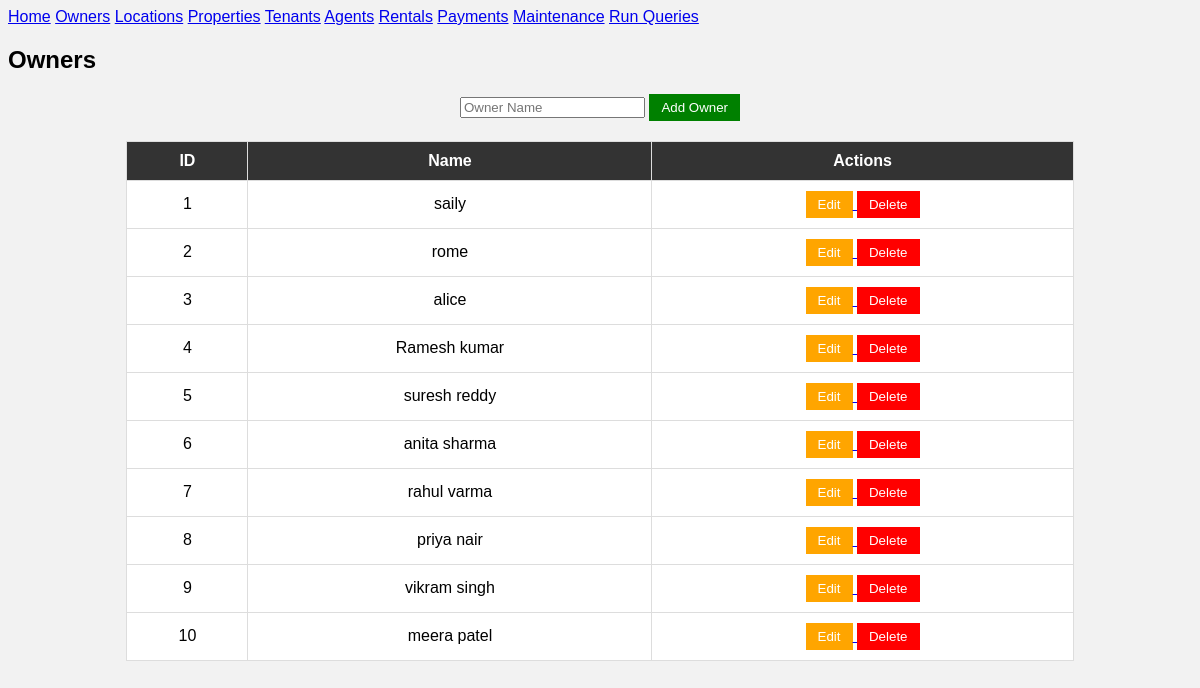
/owners, run on the app's committed database.
### tables this page shows
CREATE TABLE owners(id INTEGER PRIMARY KEY AUTOINCREMENT, name TEXT);

### app.py (the view)
@app.route("/owners", methods=["GET","POST"])
def owners():
    conn = get_db()
    cur = conn.cursor()
    if request.method == "POST":
        name = request.form["name"]
        cur.execute("INSERT INTO owners(name) VALUES(?)",(name,))
        conn.commit()
    cur.execute("SELECT * FROM owners")
    owners = cur.fetchall()
    conn.close()
    return render_template("owners.html", owners=owners)

### app.py (called while the page is built)
def get_db():
    conn = sqlite3.connect("realestate.db")
    conn.row_factory = sqlite3.Row
    return conn

### templates/owners.html (shortened to what this page needs)
{% extends "base.html" %}
{% block content %}
<h2>Owners</h2>
<form method="POST">
<input type="text" name="name" placeholder="Owner Name" required>
<button class="add">Add Owner</button>
</form>
<table>
<tr>
<th>ID</th>
<th>Name</th>
<th>Actions</th>
</tr>
{% for owner in owners %}
<tr>
<td>{{ owner[0] }}</td>
<td>{{ owner[1] }}</td>
<td>
<a href="/edit_owner/{{ owner[0] }}">
<button class="edit">Edit</button>
</a>
<a href="/delete_owner/{{ owner[0] }}"
onclick="return confirm('Delete owner?')">
<button class="delete">Delete</button>
</a>
</td>
</tr>
{% endfor %}
</table>
{% endblock %}

### templates/base.html (shortened to what this page needs)
<!DOCTYPE html>
<html>
<head>
<link rel="stylesheet"
href="{{ url_for('static', filename='style.css') }}">
</head>
<body>
<div class="navbar">
<a href="/">Home</a>
<a href="/owners">Owners</a>
<a href="/locations">Locations</a>
<a href="/properties">Properties</a>
<a href="/tenants">Tenants</a>
<a href="/agents">Agents</a>
<a href="/rentals">Rentals</a>
<a href="/payments">Payments</a>
<a href="/maintenance">Maintenance</a>
<a href="/queries">Run Queries</a>
</div>
<div class="container">
{% block content %}
{% endblock %}
</div>
</body>
</html>

### static/style.css (style rules this page uses)
body { background: linear-gradient(135deg, #1e3c72, #2a5298); min-height: 100vh; font-family: 'Segoe UI', Tahoma, Geneva, Verdana, sans-serif; }

### templates/owners.html (style rules this page uses)
body { font-family:Arial; background:#f2f2f2; }
table { width:80%; margin:auto; border-collapse:collapse; background:white; }
th,td { border:1px solid #ddd; padding:10px; text-align:center; }
th { background:#333; color:white; }
button { padding:6px 12px; cursor:pointer; border:none; }
.add { background:green; color:white; }
.edit { background:orange; color:white; }
.delete { background:red; color:white; }
form { text-align:center; margin:20px; }

### data on the page
owners: id "1", name "saily"
owners: id "2", name "rome"
owners: id "3", name "alice"
owners: id "4", name "Ramesh kumar"
owners: id "5", name "suresh reddy"
owners: id "6", name "anita sharma"
owners: id "7", name "rahul varma"
owners: id "8", name "priya nair"
owners: id "9", name "vikram singh"
owners: id "10", name "meera patel"
